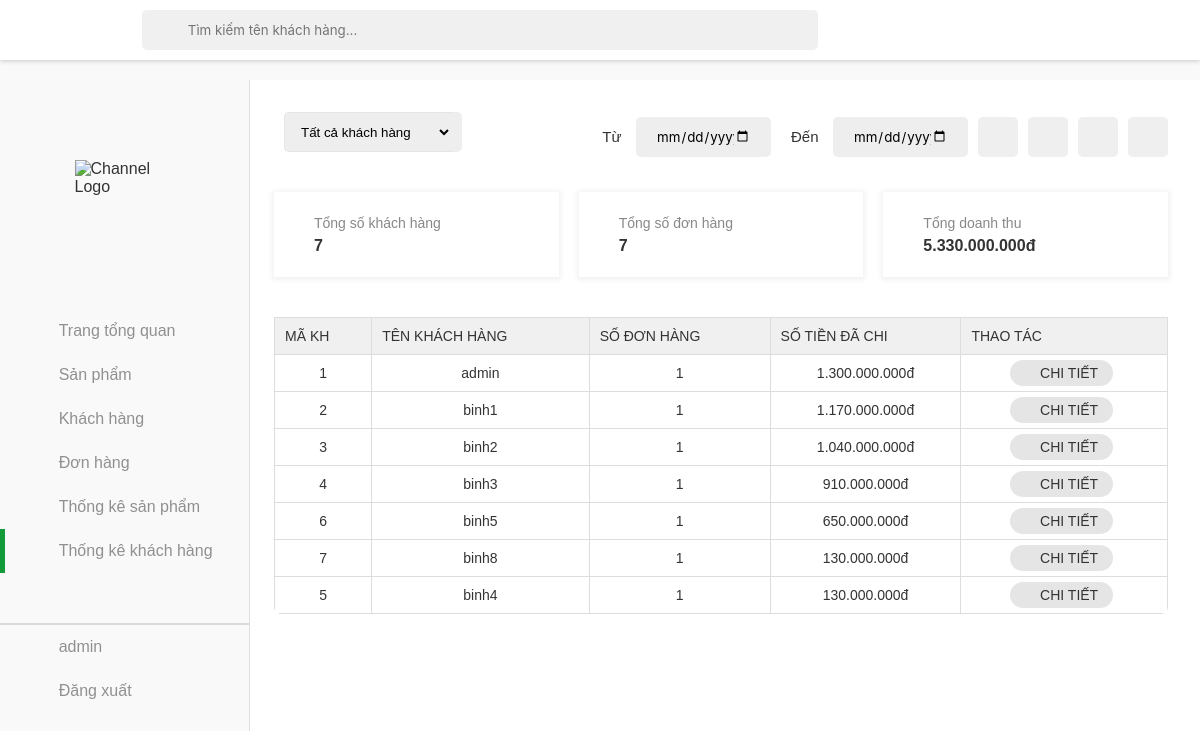
The page /thongkekh/thongkekh.php (signed in) on the database its author committed.
### tables this page shows
CREATE TABLE `customer` (
  `id` int(20) NOT NULL,
  `name` varchar(20) NOT NULL,
  `contact` varchar(11) NOT NULL,
  `joindate` datetime NOT NULL,
  `status` int(255) NOT NULL,
  `password` varchar(255) NOT NULL,
  `email` varchar(255) NOT NULL,
  `address` varchar(255) NOT NULL,
  `role` varchar(255) NOT NULL,
  `city_code` varchar(10) DEFAULT NULL,
  `city_name` varchar(100) DEFAULT NULL,
  `district_code` varchar(10) DEFAULT NULL,
  `district_name` varchar(100) DEFAULT NULL,
  `ward_code` varchar(10) DEFAULT NULL,
  `ward_name` varchar(100) DEFAULT NULL,
  `street_address` varchar(255) DEFAULT NULL
);

### thongkekh/thongkekh.php (the view, shortened to what this page needs)
<?php
include('../database.php');
$search_term = isset($_GET['search']) ? trim($_GET['search']) : '';
$start_date = isset($_GET['start_date']) ? $_GET['start_date'] : '';
$end_date = isset($_GET['end_date']) ? $_GET['end_date'] : '';
$sort_order = isset($_GET['sort']) ? $_GET['sort'] : 'desc';
$limit = isset($_GET['limit']) ? ($_GET['limit'] === 'all' ? null : (int)$_GET['limit']) : 100;
$query = "SELECT
    c.id,
    c.name as tenkh,
    COUNT(DISTINCT o.id) as total_orders,
    SUM(od.soluong) as total_quantity,
    SUM(od.soluong * od.price) as total_revenue
FROM customer c
LEFT JOIN orders o ON c.id = o.customer_id
LEFT JOIN order_details od ON o.id = od.order_id
WHERE 1=1";
$query .= " GROUP BY c.id, c.name
HAVING total_revenue > 0
ORDER BY total_revenue " . ($sort_order === 'asc' ? 'ASC' : 'DESC');
if ($limit !== null) {
    $query .= " LIMIT " . $limit;
}
$result = $conn->query($query);
$total_customers = 0;
$total_orders = 0;
$total_revenue = 0;
if ($result) {
    while ($row = $result->fetch_assoc()) {
        $total_customers++;
        $total_orders += $row['total_orders'] ?? 0;
        $total_revenue += $row['total_revenue'] ?? 0;
    }
    $result->data_seek(0);
}
?>
<!DOCTYPE html>
<html lang="en">
<head>
    <link rel="stylesheet" href="../assets/css/admin.css">
    <link href="../assets/font/font-awesome-pro-v6-6.2.0/css/all.min.css" rel="stylesheet" type="text/css" />
    <link rel="stylesheet" href="../assets/css/admin-responsive.css">
</head>
<body>
    <header class="header">
        <button class="menu-icon-btn">
            <div class="menu-icon">
                <i class="fa-regular fa-bars"></i>
            </div>
        </button>
    </header>
    <div class="container">
        <aside class="sidebar open">
            <div class="top-sidebar">
                <a href="#" class="channel-logo"><img src="../image/logo.png" alt="Channel Logo"></a>
                <div class="hidden-sidebar your-channel"><img src="" style="height: 30px;" alt=""></div>
            </div>
            <div class="middle-sidebar">
                <ul class="sidebar-list">
                    <li class="sidebar-list-item tab-content">
                        <a href="../admin.php" class="sidebar-link">
                            <div class="sidebar-icon"><i class="fa-light fa-house"></i></div>
                            <div class="hidden-sidebar">Trang tổng quan</div>
                        </a>
                    </li>
                    <li class="sidebar-list-item tab-content">
                        <a href="../sanpham/sanpham.php" class="sidebar-link">
                            <div class="sidebar-icon"><i class="fa-thin fa-motorcycle"></i></div>
                            <div class="hidden-sidebar">Sản phẩm</div>
                        </a>
                    </li>
                    <li class="sidebar-list-item tab-content">
                        <a href="../khachhang/khachhang.php" class="sidebar-link">
                            <div class="sidebar-icon"><i class="fa-light fa-users"></i></div>
                            <div class="hidden-sidebar">Khách hàng</div>
                        </a>
                    </li>
                    <li class="sidebar-list-item tab-content">
                        <a href="../donhang/donhang.php" class="sidebar-link">
                            <div class="sidebar-icon"><i class="fa-light fa-basket-shopping"></i></div>
                            <div class="hidden-sidebar">Đơn hàng</div>
                        </a>
                    </li>
                    <li class="sidebar-list-item tab-content">
                        <a href="../thongkesp/thongke.php" class="sidebar-link">
                            <div class="sidebar-icon"><i class="fa-light fa-chart-simple"></i></div>
                            <div class="hidden-sidebar">Thống kê sản phẩm</div>
                        </a>
                    </li>
                    <li class="sidebar-list-item tab-content active">
                        <a href="../thongkekh/thongkekh.php" class="sidebar-link">
                            <div class="sidebar-icon"><i class="fa-light fa-chart-simple"></i></div>
                            <div class="hidden-sidebar">Thống kê khách hàng</div>
                        </a>
                    </li>
                    <li class="sidebar-list-item user-logout" style="border-top: 2px solid rgba(0,0,0,0.12);">
                        <a href="#" class="sidebar-link">
                            <div class="sidebar-icon"><i class="fa-light fa-circle-user"></i></div>
                            <div class="hidden-sidebar" id="name-acc">
                                <?php echo $_SESSION['username']; ?>
                            </div>
                        </a>
                    </li>
                    <li class="sidebar-list-item user-logout">
                        <a class="sidebar-link" style="cursor:pointer">
                            <div class="sidebar-icon"><i class="fa-light fa-arrow-right-from-bracket"></i></div>
                            <div class="hidden-sidebar" id="logoutacc">Đăng xuất</div>
                        </a>
                    </li>
                </ul>
            </div>
        </aside>
        <main class="content">
            <div class="section">
                <div class="admin-control">
                    <div class="admin-control-left">
                        <form action="" method="GET" style="display: inline-block;">
                            <select name="limit" class="form-control" onchange="this.form.submit()">
                                <option value="all" <?php echo !isset($_GET['limit']) || $_GET['limit'] === 'all' ? 'selected' : ''; ?>>Tất cả khách hàng</option>
                            </select>
                        </form>
                    </div>
                    <div class="admin-control-center">
                        <form action="" method="GET" class="form-search">
                            <span class="search-btn"><i class="fa-light fa-magnifying-glass"></i></span>
                            <input name="search" type="text" class="form-search-input"
                                placeholder="Tìm kiếm tên khách hàng..."
                                value="<?php echo htmlspecialchars($search_term); ?>">
                        </form>
                    </div>
                    <div class="admin-control-right">
                        <form action="" method="GET" class="fillter-date">
                            <div>
                                <label for="start_date">Từ</label>
                                <input type="date" class="form-control-date" id="start_date" name="start_date"
                                    value="<?php echo htmlspecialchars($start_date); ?>">
                            </div>
                            <div>
                                <label for="end_date">Đến</label>
                                <input type="date" class="form-control-date" id="end_date" name="end_date"
                                    value="<?php echo htmlspecialchars($end_date); ?>">
                            </div>
                            <button type="submit" class="btn-reset-order">
                                <i class="fa-light fa-filter"></i>
                            </button>
                            <button><a href="?<?php
                                $params = $_GET;
                                $params['sort'] = 'asc';
                                echo http_build_query($params);
                            ?>" class="btn-reset-order">
                                <i class="fa-regular fa-arrow-up-short-wide"></i>
                            </a></button>
                            <button><a href="?<?php
                                $params = $_GET;
                                $params['sort'] = 'desc';
                                echo http_build_query($params);
                            ?>" class="btn-reset-order">
                                <i class="fa-regular fa-arrow-down-wide-short"></i>
                            </button>
                            <button><a href="thongkekh.php?start_date=0&end_date=0&search=" class="btn-reset-order">
                                <i class="fa-light fa-arrow-rotate-right"></i>
                            </a></button>
                        </form>
                    </div>
                </div>
                <div class="order-statistical" id="order-statistical">
                    <div class="order-statistical-item">
                        <div class="order-statistical-item-content">
                            <p class="order-statistical-item-content-desc">Tổng số khách hàng</p>
                            <h4 class="order-statistical-item-content-h" id="quantity-product"><?php echo $total_customers; ?></h4>
                        </div>
                        <div class="order-statistical-item-icon">
                            <i class="fa-light fa-users"></i>
                        </div>
                    </div>
                    <div class="order-statistical-item">
    <div class="order-statistical-item-content">
        <p class="order-statistical-item-content-desc">Tổng số đơn hàng</p>
        <h4 class="order-statistical-item-content-h" id="quantity-order"><?php echo $total_orders; ?></h4>
    </div>
    <div class="order-statistical-item-icon">
        <i class="fa-light fa-file-lines"></i>
    </div>
</div>
                    <div class="order-statistical-item">
                        <div class="order-statistical-item-content">
                            <p class="order-statistical-item-content-desc">Tổng doanh thu</p>
                            <h4 class="order-statistical-item-content-h" id="quantity-sale"><?php echo number_format($total_revenue, 0, ',', '.'); ?>đ</h4>
                        </div>
                        <div class="order-statistical-item-icon">
                            <i class="fa-light fa-dollar-sign"></i>
                        </div>
                    </div>
                </div>
                <div class="table">
                    <table width="100%">
                        <thead>
                            <tr>
                                <td>Mã KH</td>
                                <td>Tên khách hàng</td>
                                <td>Số đơn hàng</td>
                                <td>Số tiền đã chi</td>
                                <td>Thao tác</td>
                            </tr>
                        </thead>
                        <tbody>
                            <?php if ($result && $result->num_rows > 0): ?>
                                <?php while ($row = $result->fetch_assoc()): ?>
                                    <tr>
                                        <td><?php echo htmlspecialchars($row['id']); ?></td>
                                        <td><?php echo htmlspecialchars($row['tenkh']); ?></td>
                                        <td><?php echo $row['total_orders']; ?></td>
                                        <td><?php echo number_format($row['total_revenue'], 0, ',', '.'); ?>đ</td>
                                        <td>
                                            <a href="?<?php echo http_build_query(array_merge($_GET, ['detail' => $row['id']])); ?>"
                                               class="btn-detail product-order-detail">
                                                <i class="fa-regular fa-eye"></i> Chi tiết
                                            </a>
                                        </td>
                                    </tr>
                                <?php endwhile; ?>
                            <?php else: ?>
                                <tr>
                                    <td colspan="5" class="no-data">Không tìm thấy dữ liệu</td>
                                </tr>
                            <?php endif; ?>
                        </tbody>
                    </table>
                </div>
            </div>
        </main>
    </div>
</body>
</html>

### assets/css/admin-responsive.css (style rules this page uses)
:root { --red: #B5292F; --lightest-gray: rgb(249, 249, 249); }
@media only screen and (max-width: 1200px) { .admin-control-center { margin: 1rem -1rem; width: 25rem; } }
@media only screen and (max-width: 1200px) { select { margin-bottom: 10px; } }
@media only screen and (max-width: 1200px) { #tinh-trang,.form-control-date { width: 135px; } }
@media only screen and (max-width: 1200px) { .btn-reset-order { height: 40px; margin-top: 0px; } }
@media only screen and (max-width: 1200px) { .header { z-index: 100; display: flex; } }
@media only screen and (max-width: 1200px) { .form-search { position: fixed; left: 60px; top: 10px; width: 70%; z-index: 101; } }
@media only screen and (max-width: 1200px) { .sidebar { height: calc(100vh - var(--header-height)); top: var(--header-height); } }

### rows shown on the page
customer: id "1", name "admin", total_orders "1", total_revenue "1.300.000.000"
customer: id "2", name "binh1", total_orders "1", total_revenue "1.170.000.000"
customer: id "3", name "binh2", total_orders "1", total_revenue "1.040.000.000"
customer: id "4", name "binh3", total_orders "1", total_revenue "910.000.000"
customer: id "6", name "binh5", total_orders "1", total_revenue "650.000.000"
customer: id "7", name "binh8", total_orders "1", total_revenue "130.000.000"
customer: id "5", name "binh4", total_orders "1", total_revenue "130.000.000"

### other values the page prints
$_SESSION['username'] "admin"
$total_customers "7"
$total_orders "7"
$total_revenue "5.330.000.000"
